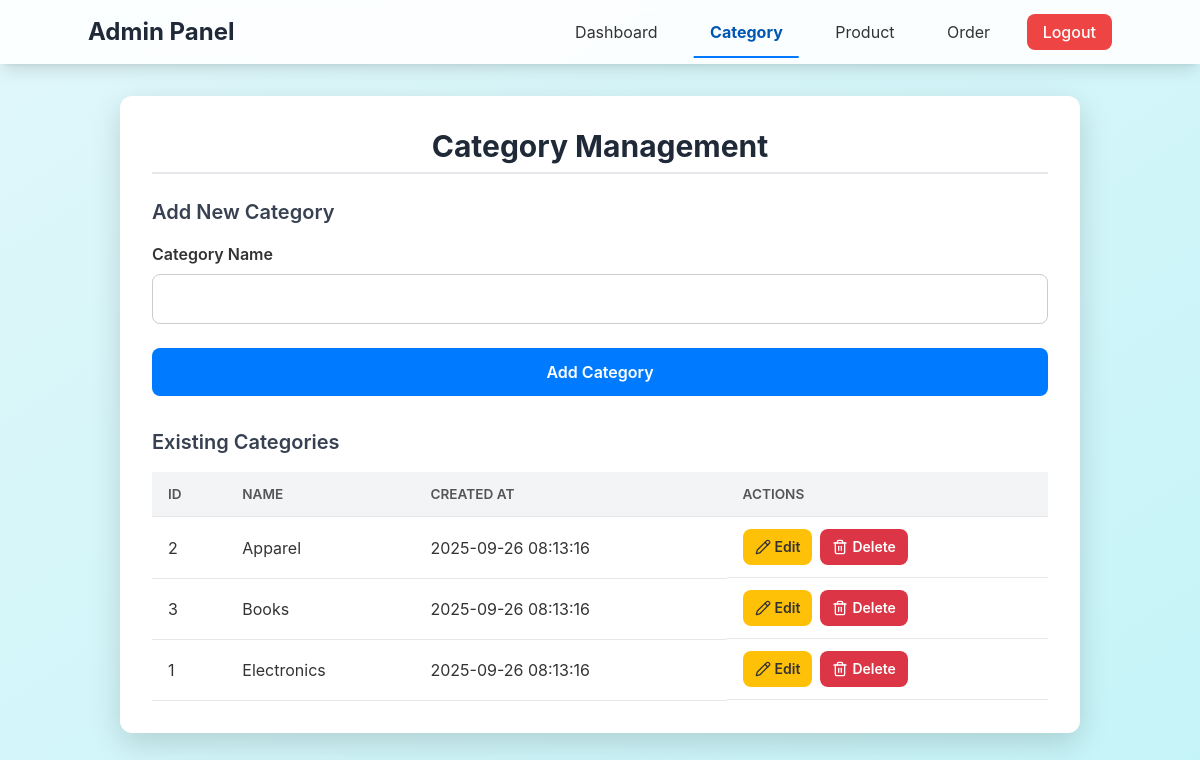
The app's page /admin/category.php (signed in) with its own data.
### tables this page shows
CREATE TABLE `categories` (
  `category_id` int(11) NOT NULL,
  `category_name` varchar(100) NOT NULL,
  `created_at` timestamp NOT NULL DEFAULT current_timestamp()
);

### admin/category.php (the view, shortened to what this page needs)
<?php
require_once '../include/config.php';
$stmt = $pdo->query("SELECT * FROM categories ORDER BY category_name ASC");
$categories = $stmt->fetchAll(PDO::FETCH_ASSOC);
?>
<!DOCTYPE html>
<html lang="en">
<head>
    <script src="https://cdn.tailwindcss.com"></script>
    <link rel="stylesheet" href="../asset/admin.css">
</head>
<body class="flex flex-col min-h-screen">
    <nav class="bg-white bg-opacity-90 backdrop-blur-sm shadow-lg p-4 sticky top-0 z-50">
        <div class="container mx-auto flex justify-between items-center">
            <div class="text-2xl font-bold text-gray-800">Admin Panel</div>
            <div class="space-x-4">
                <a href="dashboard.php" class="nav-link">Dashboard</a>
                <a href="category.php" class="nav-link active-nav-link">Category</a>
                <a href="product.php" class="nav-link">Product</a>
                <a href="order_management.php" class="nav-link">Order</a>
                <a href="../auth/logout.php" class="bg-red-500 text-white px-4 py-2 rounded-lg font-medium hover:bg-red-600 transition-colors">Logout</a>
            </div>
        </div>
    </nav>
    <main class="flex-grow container mx-auto p-6 md:p-8">
        <div class="content-section">
            <h1 class="text-3xl font-bold mb-6 text-gray-800 border-b-2 pb-2">Category Management</h1>
            <div class="mb-8">
                <h3 class="text-xl font-semibold mb-4 text-gray-700">Add New Category</h3>
                <form action="" method="post" class="space-y-4">
                    <div class="form-group">
                        <label for="category-name" class="form-label">Category Name</label>
                        <input type="text" id="category-name" name="category_name" class="form-input" required>
                    </div>
                    <div>
                        <button type="submit" name="add_category" class="w-full btn btn-primary">Add Category</button>
                    </div>
                </form>
            </div>
            <div>
                <h3 class="text-xl font-semibold mb-4 text-gray-700">Existing Categories</h3>
                <div class="table-container">
                    <table class="table">
                        <thead>
                            <tr>
                                <th>ID</th>
                                <th>Name</th>
                                <th>Created At</th>
                                <th>Actions</th>
                            </tr>
                        </thead>
                        <tbody>
                            <?php foreach ($categories as $category): ?>
                                <tr>
                                    <td><?php echo htmlspecialchars($category['category_id']); ?></td>
                                    <td><?php echo htmlspecialchars($category['category_name']); ?></td>
                                    <td><?php echo htmlspecialchars($category['created_at']); ?></td>
                                    <td class="flex space-x-2">
                                        <button
                                            type="button"
                                            class="btn btn-edit text-sm inline-flex items-center space-x-1"
                                            onclick="openEditModal(<?php echo htmlspecialchars($category['category_id']); ?>, '<?php echo htmlspecialchars($category['category_name'], ENT_QUOTES); ?>')"
                                        >
                                            <i data-lucide="pencil" class="w-4 h-4"></i>
                                            <span class="hidden sm:inline">Edit</span>
                                        </button>
                                        <form action="" method="post" class="inline" onsubmit="return confirmDelete(<?php echo htmlspecialchars($category['category_id']); ?>)">
                                            <button type="submit" name="delete_category" class="btn btn-action-delete text-sm inline-flex items-center space-x-1">
                                                <i data-lucide="trash-2" class="w-4 h-4"></i>
                                                <span class="hidden sm:inline">Delete</span>
                                            </button>
                                        </form>
                                    </td>
                                </tr>
                            <?php endforeach; ?>
                        </tbody>
                    </table>
                </div>
            </div>
        </div>
    </main>
</body>
</html>

### asset/css/admin.css (style rules this page uses)
* { box-sizing: border-box; margin: 0; padding: 0; }
body { font-family: 'Inter', sans-serif; color: #333; background: linear-gradient(to bottom right, #e0f7fa, #c5f4f8); min-height: 100vh; }
h1, h2 { color: #007bff; text-align: center; margin-bottom: 20px; }
a { color: #007bff; text-decoration: none; }
.nav-link { transition: all 0.3s ease; position: relative; padding: 1rem; }
.nav-link::after { content: ''; position: absolute; width: 0; height: 2px; bottom: 0; left: 50%; transform: translateX(-50%); background-color: #007bff; transition: width 0.3s ease; }
.active-nav-link { font-weight: 700; color: #0056b3; }
.active-nav-link::after { width: 100%; }
.content-section { background-color: #ffffff; padding: 2rem; border-radius: 12px; box-shadow: 0 10px 30px rgba(0, 0, 0, 0.15); }
.table-container { overflow-x: auto; }
.table { width: 100%; border-collapse: collapse; }
.table th, .table td { padding: 12px 16px; text-align: left; border-bottom: 1px solid #e5e7eb; }
.table th { background-color: #f3f4f6; font-weight: 600; text-transform: uppercase; font-size: 0.85rem; color: #555; }
.form-group { margin-bottom: 1.5rem; }
.form-label { display: block; margin-bottom: 0.5rem; font-weight: 600; }
.form-input, .form-select { width: 100%; padding: 0.75rem; border: 1px solid #ccc; border-radius: 8px; transition: all 0.2s ease; }
.btn { padding: 0.75rem 1.5rem; border-radius: 8px; font-weight: 600; cursor: pointer; transition: background-color 0.2s ease; }
.btn-primary { background-color: #007bff; color: white; }

### admin/category.php (style rules this page uses)
* { box-sizing: border-box; margin: 0; padding: 0; }
body { font-family: 'Inter', sans-serif; color: #333; background: linear-gradient(to bottom right, #e0f7fa, #c5f4f8); min-height: 100vh; }
h1, h2 { color: #007bff; text-align: center; margin-bottom: 20px; }
a { color: #007bff; text-decoration: none; }
.nav-link { transition: all 0.3s ease; position: relative; padding: 1rem; }
.nav-link::after { content: ''; position: absolute; width: 0; height: 2px; bottom: 0; left: 50%; transform: translateX(-50%); background-color: #007bff; transition: width 0.3s ease; }
.active-nav-link { font-weight: 700; color: #0056b3; }
.active-nav-link::after { width: 100%; }
.content-section { background-color: #ffffff; padding: 2rem; border-radius: 12px; box-shadow: 0 10px 30px rgba(0, 0, 0, 0.15); }
.table-container { overflow-x: auto; }
.table { width: 100%; border-collapse: collapse; }
.table th, .table td { padding: 12px 16px; text-align: left; border-bottom: 1px solid #e5e7eb; }
.table th { background-color: #f3f4f6; font-weight: 600; text-transform: uppercase; font-size: 0.85rem; color: #555; }
.form-group { margin-bottom: 1.5rem; }
.form-label { display: block; margin-bottom: 0.5rem; font-weight: 600; }
.form-input, .form-select { width: 100%; padding: 0.75rem; border: 1px solid #ccc; border-radius: 8px; transition: all 0.2s ease; }
.btn { padding: 0.75rem 1.5rem; border-radius: 8px; font-weight: 600; cursor: pointer; transition: background-color 0.2s ease; }
.btn-primary { background-color: #007bff; color: white; }
.btn-edit { background-color: #ffc107; color: #333; padding: 0.5rem 0.75rem; }
.btn-action-delete { background-color: #dc3545; color: white; padding: 0.5rem 0.75rem; }

### records on screen
categories: category_id "2", category_name "Apparel", created_at "2025-09-26 08:13:16"
categories: category_id "3", category_name "Books", created_at "2025-09-26 08:13:16"
categories: category_id "1", category_name "Electronics", created_at "2025-09-26 08:13:16"
